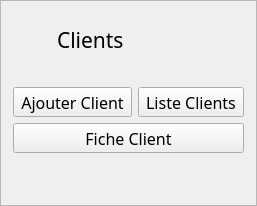
               <widget class="QFrame" name="CardClients">
                <property name="sizePolicy">
                 <sizepolicy hsizetype="Expanding" vsizetype="Expanding">
                  <horstretch>0</horstretch>
                  <verstretch>0</verstretch>
                 </sizepolicy>
                </property>
                <property name="maximumSize">
                 <size>
                  <width>16777215</width>
                  <height>357</height>
                 </size>
                </property>
                <property name="font">
                 <font>
                  <family>Inter 18pt SemiBold</family>
                 </font>
                </property>
                <property name="toolTipDuration">
                 <number>-1</number>
                </property>
                <property name="frameShape">
                 <enum>QFrame::StyledPanel</enum>
                </property>
                <property name="frameShadow">
                 <enum>QFrame::Raised</enum>
                </property>
                <property name="class" stdset="0">
                 <string>card</string>
                </property>
                <layout class="QVBoxLayout" name="verticalLayout">
                 <property name="leftMargin">
                  <number>12</number>
                 </property>
                 <property name="topMargin">
                  <number>24</number>
                 </property>
                 <property name="rightMargin">
                  <number>12</number>
                 </property>
                 <property name="bottomMargin">
                  <number>12</number>
                 </property>
                 <item>
                  <layout class="QHBoxLayout" name="horizontalLayout">
                   <item>
                    <spacer name="horizontalSpacer_4">
                     <property name="orientation">
                      <enum>Qt::Horizontal</enum>
                     </property>
                     <property name="sizeType">
                      <enum>QSizePolicy::Fixed</enum>
                     </property>
                     <property name="sizeHint" stdset="0">
                      <size>
                       <width>10</width>
                       <height>20</height>
                      </size>
                     </property>
                    </spacer>
                   </item>
                   <item>
                    <widget class="QLabel" name="IconClients">
                     <property name="maximumSize">
                      <size>
                       <width>28</width>
                       <height>22</height>
                      </size>
                     </property>
                     <property name="styleSheet">
                      <string notr="true">#IconClients {
	
	image: url(:/icons/icons/clients.svg);
	border: none;
}</string>
                     </property>
                     <property name="text">
                      <string/>
                     </property>
                    </widget>
                   </item>
                   <item>
                    <widget class="QLabel" name="label_2">
                     <property name="maximumSize">
                      <size>
                       <width>16777215</width>
                       <height>30</height>
                      </size>
                     </property>
                     <property name="font">
                      <font>
                       <family>Inter 18pt SemiBold</family>
                       <pointsize>16</pointsize>
                      </font>
                     </property>
                     <property name="styleSheet">
                      <string notr="true">QLabel {border: none;}</string>
                     </property>
                     <property name="text">
                      <string>Clients</string>
                     </property>
                    </widget>
                   </item>
                  </layout>
                 </item>
                 <item>
                  <layout class="QHBoxLayout" name="horizontalLayout_3">
                   <property name="spacing">
                    <number>0</number>
                   </property>
                   <property name="leftMargin">
                    <number>0</number>
                   </property>
                   <property name="rightMargin">
                    <number>0</number>
                   </property>
                   <property name="bottomMargin">
                    <number>0</number>
                   </property>
                   <item>
                    <spacer name="horizontalSpacer_2">
                     <property name="orientation">
                      <enum>Qt::Horizontal</enum>
                     </property>
                     <property name="sizeType">
                      <enum>QSizePolicy::Fixed</enum>
                     </property>
                     <property name="sizeHint" stdset="0">
                      <size>
                       <width>10</width>
                       <height>20</height>
                      </size>
                     </property>
                    </spacer>
                   </item>
                   <item>
                    <widget class="QLabel" name="SeparatorLine">
                     <property name="maximumSize">
                      <size>
                       <width>16777215</width>
                       <height>1</height>
                      </size>
                     </property>
                     <property name="text">
                      <string/>
                     </property>
                     <property name="class" stdset="0">
                      <string>separator</string>
                     </property>
                    </widget>
                   </item>
                   <item>
                    <spacer name="horizontalSpacer_3">
                     <property name="orientation">
                      <enum>Qt::Horizontal</enum>
                     </property>
                     <property name="sizeType">
                      <enum>QSizePolicy::Fixed</enum>
                     </property>
                     <property name="sizeHint" stdset="0">
                      <size>
                       <width>10</width>
                       <height>20</height>
                      </size>
                     </property>
                    </spacer>
                   </item>
                  </layout>
                 </item>
                 <item>
                  <layout class="QHBoxLayout" name="horizontalLayout_2">
                   <property name="spacing">
                    <number>6</number>
                   </property>
                   <property name="sizeConstraint">
                    <enum>QLayout::SetDefaultConstraint</enum>
                   </property>
                   <item>
                    <widget class="QToolButton" name="toolButton">
                     <property name="sizePolicy">
                      <sizepolicy hsizetype="Expanding" vsizetype="Expanding">
                       <horstretch>0</horstretch>
                       <verstretch>0</verstretch>
                      </sizepolicy>
                     </property>
                     <property name="maximumSize">
                      <size>
                       <width>16777215</width>
                       <height>100</height>
                      </size>
                     </property>
                     <property name="font">
                      <font>
                       <family>Inter 18pt SemiBold</family>
                       <pointsize>12</pointsize>
                      </font>
                     </property>
                     <property name="text">
                      <string>Ajouter Client</string>
                     </property>
                     <property name="icon">
                      <iconset resource="../../resources/resources.qrc">
                       <normaloff>:/icons/icons/ajouter_client.svg</normaloff>:/icons/icons/ajouter_client.svg</iconset>
                     </property>
                     <property name="iconSize">
                      <size>
                       <width>30</width>
                       <height>40</height>
                      </size>
                     </property>
                     <property name="toolButtonStyle">
                      <enum>Qt::ToolButtonTextUnderIcon</enum>
                     </property>
                     <property name="class" stdset="0">
                      <string>card-button</string>
                     </property>
                    </widget>
                   </item>
                   <item>
                    <widget class="QToolButton" name="toolButton_2">
                     <property name="sizePolicy">
                      <sizepolicy hsizetype="Expanding" vsizetype="Expanding">
                       <horstretch>0</horstretch>
                       <verstretch>0</verstretch>
                      </sizepolicy>
                     </property>
                     <property name="maximumSize">
                      <size>
                       <width>16777215</width>
                       <height>100</height>
                      </size>
                     </property>
                     <property name="font">
                      <font>
                       <family>Inter 18pt SemiBold</family>
                       <pointsize>12</pointsize>
                      </font>
                     </property>
                     <property name="mouseTracking">
                      <bool>true</bool>
                     </property>
                     <property name="toolTipDuration">
                      <number>-1</number>
                     </property>
                     <property name="layoutDirection">
                      <enum>Qt::LeftToRight</enum>
                     </property>
                     <property name="styleSheet">
                      <string notr="true"/>
                     </property>
                     <property name="text">
                      <string>Liste Clients</string>
                     </property>
                     <property name="icon">
                      <iconset resource="../../resources/resources.qrc">
                       <normaloff>:/icons/icons/list.svg</normaloff>:/icons/icons/list.svg</iconset>
                     </property>
                     <property name="iconSize">
                      <size>
                       <width>30</width>
                       <height>40</height>
                      </size>
                     </property>
                     <property name="autoRepeat">
                      <bool>false</bool>
                     </property>
                     <property name="autoExclusive">
                      <bool>false</bool>
                     </property>
                     <property name="autoRepeatInterval">
                      <number>100</number>
                     </property>
                     <property name="popupMode">
                      <enum>QToolButton::DelayedPopup</enum>
                     </property>
                     <property name="toolButtonStyle">
                      <enum>Qt::ToolButtonTextUnderIcon</enum>
                     </property>
                     <property name="autoRaise">
                      <bool>false</bool>
                     </property>
                     <property name="arrowType">
                      <enum>Qt::NoArrow</enum>
                     </property>
                     <property name="class" stdset="0">
                      <string>card-button</string>
                     </property>
                    </widget>
                   </item>
                  </layout>
                 </item>
                 <item>
                  <widget class="QToolButton" name="toolButton_3">
                   <property name="sizePolicy">
                    <sizepolicy hsizetype="Expanding" vsizetype="Expanding">
                     <horstretch>0</horstretch>
                     <verstretch>0</verstretch>
                    </sizepolicy>
                   </property>
                   <property name="minimumSize">
                    <size>
                     <width>0</width>
                     <height>0</height>
                    </size>
                   </property>
                   <property name="maximumSize">
                    <size>
                     <width>16777215</width>
                     <height>100</height>
                    </size>
                   </property>
                   <property name="font">
                    <font>
                     <family>Inter 18pt SemiBold</family>
                     <pointsize>12</pointsize>
                    </font>
                   </property>
                   <property name="text">
                    <string>Fiche Client</string>
                   </property>
                   <property name="icon">
                    <iconset resource="../../resources/resources.qrc">
                     <normaloff>:/icons/icons/fiche_client.svg</normaloff>:/icons/icons/fiche_client.svg</iconset>
                   </property>
                   <property name="iconSize">
                    <size>
                     <width>30</width>
                     <height>40</height>
                    </size>
                   </property>
                   <property name="toolButtonStyle">
                    <enum>Qt::ToolButtonTextUnderIcon</enum>
                   </property>
                   <property name="class" stdset="0">
                    <string>card-button</string>
                   </property>
                  </widget>
                 </item>
                 <item>
                  <spacer name="verticalSpacer_4">
                   <property name="orientation">
                    <enum>Qt::Vertical</enum>
                   </property>
                   <property name="sizeHint" stdset="0">
                    <size>
                     <width>20</width>
                     <height>40</height>
                    </size>
                   </property>
                  </spacer>
                 </item>
                </layout>
               </widget>
